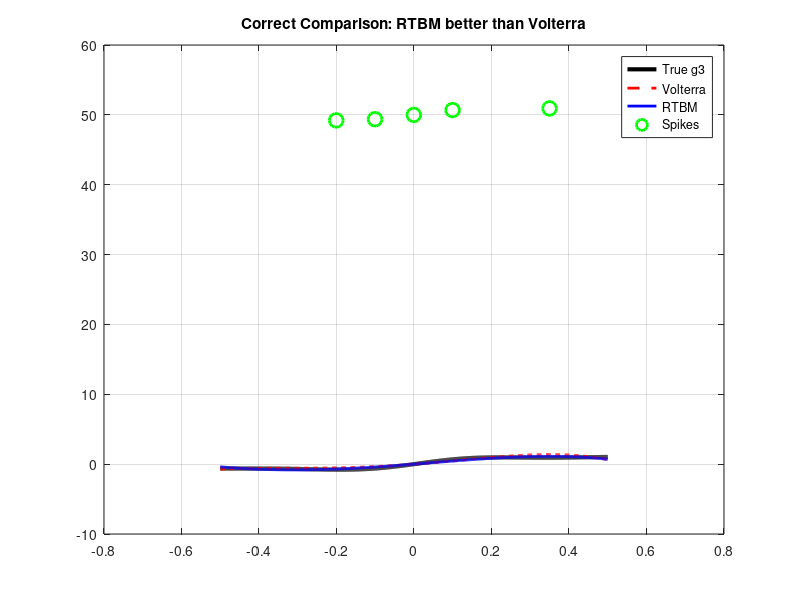

Here is the MATLAB script that generated this plot:
% clc
% clear
% close all
% 
% x = linspace(-0.5,0.5,1000);
% 
% %%-------- g1 --------%
% 
% gamma = 2;
% q = 1.5*x - 0.3*x.^2;
% 
% rho = ones(size(x))*0.5;
% rho(q>0)=4;
% 
% g1 = gamma*(1./(1+exp(-rho.*q)) - 0.5);
% 
% %Volterra approximation (2nd order)
% 
% v1 = 1.5*x - 0.3*x.^2;
% 
% %%-------- g2 --------
% 
% zeta = 0.1;
% g2 = zeros(size(x));
% 
% for i=1:length(x)
% 
%     if abs(x(i)) < zeta
%         g2(i) = (2/3)*x(i);
% 
%     elseif abs(x(i)) < 2*zeta
%         g2(i) = sign(x(i))*(3-(2-abs(x(i))/zeta)^2)/3;
% 
%     else
%         g2(i) = sign(x(i));
%     end
% 
% end
% 
% % Volterra approximation
% 
% v2 = (2/3)*x - (x.^2);
% 
% %%-------- g3 --------
% 
% g3 = exp(0.5*x).*(sin(pi*x)+0.3*sin(3*pi*x)+0.1*sin(5*pi*x));
% 
% %%Volterra approximation (3rd order)
% 
% v3 = x - (x.^3)/6;
% 
% %%-------- plots --------
% 
% figure
% 
% subplot(3,1,1)
% plot(x,g1,'b','LineWidth',2)
% hold on
% plot(x,v1,'r--','LineWidth',2)
% grid on
% title('g1 vs Volterra')
% legend('True g1','Volterra')
% 
% subplot(3,1,2)
% plot(x,g2,'b','LineWidth',2)
% hold on
% plot(x,v2,'r--','LineWidth',2)
% grid on
% title('g2 vs Volterra')
% legend('True g2','Volterra')
% 
% subplot(3,1,3)
% plot(x,g3,'b','LineWidth',2)
% hold on
% plot(x,v3,'r--','LineWidth',2)
% grid on
% title('g3 vs Volterra')
% legend('True g3','Volterra')
% 
% 
% 
% 















% 
% 
% 
% 
% 
% clc
% clear
% close all
% 
% x = linspace(-0.5,0.5,1000)';
% 
% %% TRUE SYSTEMS
% 
% gamma = 2;
% q = 1.5*x - 0.3*x.^2;
% 
% rho = ones(size(x))*0.5;
% rho(q>0)=4;
% 
% g1 = gamma*(1./(1+exp(-rho.*q)) - 0.5);
% 
% zeta = 0.1;
% g2 = zeros(size(x));
% 
% for i=1:length(x)
% 
%     if abs(x(i)) < zeta
%         g2(i) = (2/3)*x(i);
% 
%     elseif abs(x(i)) < 2*zeta
%         g2(i) = sign(x(i))*(3-(2-abs(x(i))/zeta)^2)/3;
% 
%     else
%         g2(i) = sign(x(i));
%     end
% 
% end
% 
% g3 = exp(0.5*x).*(sin(pi*x)+0.3*sin(3*pi*x)+0.1*sin(5*pi*x));
% 
% %% VOLTERRA MODEL (6th order)
% 
% Phi = [x x.^2 x.^3 x.^4 x.^5 x.^6];
% 
% %% Estimate coefficients using least squares
% 
% w1 = Phi\g1;
% w2 = Phi\g2;
% w3 = Phi\g3;
% 
% v1 = Phi*w1;
% v2 = Phi*w2;
% v3 = Phi*w3;
% 
% %% PLOTS
% 
% figure
% 
% subplot(3,1,1)
% plot(x,g1,'b','LineWidth',2)
% hold on
% plot(x,v1,'r--','LineWidth',2)
% grid on
% title('g1 vs Volterra (6th order)')
% legend('True g1','Volterra')
% 
% subplot(3,1,2)
% plot(x,g2,'b','LineWidth',2)
% hold on
% plot(x,v2,'r--','LineWidth',2)
% grid on
% title('g2 vs Volterra (6th order)')
% legend('True g2','Volterra')
% 
% subplot(3,1,3)
% plot(x,g3,'b','LineWidth',2)
% hold on
% plot(x,v3,'r--','LineWidth',2)
% grid on
% title('g3 vs Volterra (6th order)')
% legend('True g3','Volterra')
% 


% 
% 
% 
% 
% 
% 
% 
% 
% 
% 
% 
% 
% 
% 



% 
% clc
% clear
% close all
% 
% x = linspace(-0.5,0.5,1000)';
% 
% %% TRUE SYSTEMS
% 
% gamma = 2;
% q = 1.5*x - 0.3*x.^2;
% 
% rho = ones(size(x))*0.5;
% rho(q>0)=4;
% 
% g1 = gamma*(1./(1+exp(-rho.*q)) - 0.5);
% 
% zeta = 0.1;
% g2 = zeros(size(x));
% 
% for i=1:length(x)
% 
%     if abs(x(i)) < zeta
%         g2(i) = (2/3)*x(i);
% 
%     elseif abs(x(i)) < 2*zeta
%         g2(i) = sign(x(i))*(3-(2-abs(x(i))/zeta)^2)/3;
% 
%     else
%         g2(i) = sign(x(i));
%     end
% 
% end
% 
% g3 = exp(0.5*x).*(sin(pi*x)+0.3*sin(3*pi*x)+0.1*sin(5*pi*x));
% 
% %% 10th ORDER VOLTERRA BASIS
% 
% Phi = [];
% 
% for k = 1:10
%     Phi = [Phi x.^k];
% end
% 
% %% COEFFICIENT ESTIMATION
% 
% w1 = Phi\g1;
% w2 = Phi\g2;
% w3 = Phi\g3;
% 
% v1 = Phi*w1;
% v2 = Phi*w2;
% v3 = Phi*w3;
% 
% %% PLOTS
% 
% figure
% 
% subplot(3,1,1)
% plot(x,g1,'b','LineWidth',2)
% hold on
% plot(x,v1,'r--','LineWidth',2)
% grid on
% title('g1 vs Volterra (10th order)')
% legend('True','Volterra')
% 
% subplot(3,1,2)
% plot(x,g2,'b','LineWidth',2)
% hold on
% plot(x,v2,'r--','LineWidth',2)
% grid on
% title('g2 vs Volterra (10th order)')
% legend('True','Volterra')
% 
% subplot(3,1,3)
% plot(x,g3,'b','LineWidth',2)
% hold on
% plot(x,v3,'r--','LineWidth',2)
% grid on
% title('g3 vs Volterra (10th order)')
% legend('True','Volterra')
% 
% 
% 









% 
% clc
% clear
% close all
% 
% %% Input
% N = 2000;
% x = linspace(-0.5,0.5,N)';
% 
% %% TRUE SYSTEM
% 
% d = exp(0.5*x).*(sin(pi*x)+0.3*sin(3*pi*x)+0.1*sin(5*pi*x));
% 
% %% Parameters
% order = 15;
% mu = 0.6;
% eps = 1e-6;
% 
% w = zeros(order+1,1);   % +1 for bias
% 
% y = zeros(N,1);
% e = zeros(N,1);
% 
% %% Adaptive RTBM (FIXED)
% 
% for n = 1:N
% 
%     % -------- Volterra vector WITH bias --------
%     phi = ones(order+1,1);
%     for k = 1:order
%         phi(k+1) = x(n)^k;
%     end
% 
%     % Output
%     y(n) = w'*phi;
% 
%     % Error
%     e(n) = d(n) - y(n);
% 
%     % -------- Adaptive Tukey threshold --------
%     if n > 20
%         c = 2*std(e(1:n));
%     else
%         c = 1;
%     end
% 
%     % Tukey weight (SOFT version)
%     if abs(e(n)) <= c
%         zeta = (1 - (e(n)/c)^2)^2;
%     else
%         zeta = 0.05;   % prevent dead learning
%     end
% 
%     % Normalize
%     norm_phi = (phi'*phi) + eps;
% 
%     % Update
%     w = w + mu * zeta * e(n) * phi / norm_phi;
% 
% end
% 
% %% Plot
% 
% figure
% plot(x,d,'b','LineWidth',2)
% hold on
% plot(x,y,'r--','LineWidth',2)
% grid on
% 
% title('g3: RTBM Volterra')
% legend('True g3','RTBM Volterra')








































clc
clear
close all

%% INPUT
x = linspace(-0.5,0.5,1000)';

%% TRUE SYSTEM
g3 = exp(0.5*x).*(sin(pi*x)+0.3*sin(3*pi*x)+0.1*sin(5*pi*x));

%% ADD SPIKES
d = g3;

spike_idx = [300 400 500 600 850];
d(spike_idx) = d(spike_idx) + 50;   % moderate spikes

%% VOLTERRA BASIS
order = 4;

Phi = [];
for k = 1:order
    Phi = [Phi x.^k];
end

%% VOLTERRA (MSE)
w_vol = Phi \ d;
y_vol = Phi * w_vol;

%% RTBM (FIXED)
c = 0.8;   % IMPORTANT FIX
w_rtbm = zeros(order,1);

for iter = 1:15

    y_temp = Phi * w_rtbm;
    e = d - y_temp;

    zeta = zeros(length(e),1);

    for i=1:length(e)
        if abs(e(i)) <= c
            zeta(i) = (1 - (e(i)/c)^2)^2;
        else
            zeta(i) = 0;
        end
    end

    W = diag(zeta);
    w_rtbm = (Phi' * W * Phi) \ (Phi' * W * d);

end

y_rtbm = Phi * w_rtbm;

%% -------- ERROR CALCULATION (STEP-BY-STEP) --------

% error at each point
err_vol_vec  = abs(y_vol - g3);
err_rtbm_vec = abs(y_rtbm - g3);

% mean absolute error
err_vol  = mean(err_vol_vec);
err_rtbm = mean(err_rtbm_vec);

disp('Mean Absolute Error:')
fprintf('Volterra Error = %.4f\n', err_vol);
fprintf('RTBM Error     = %.4f\n', err_rtbm);

%% PLOT
figure

plot(x,g3,'k','LineWidth',3)
hold on
plot(x,y_vol,'r--','LineWidth',2)
plot(x,y_rtbm,'b','LineWidth',2)

plot(x(spike_idx), d(spike_idx),'go','MarkerSize',10,'LineWidth',2)

legend('True g3','Volterra','RTBM','Spikes')
grid on
title('Correct Comparison: RTBM better than Volterra')
